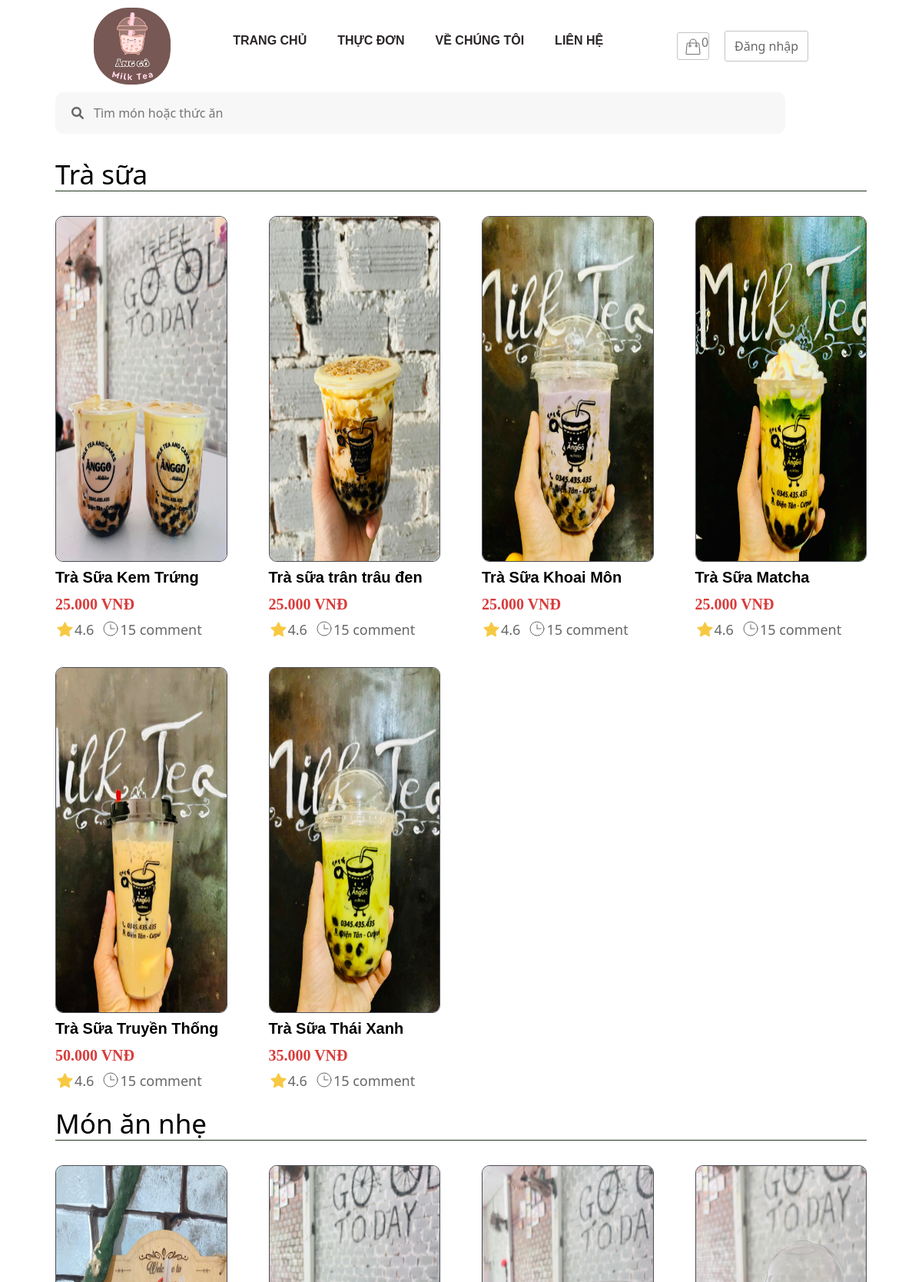
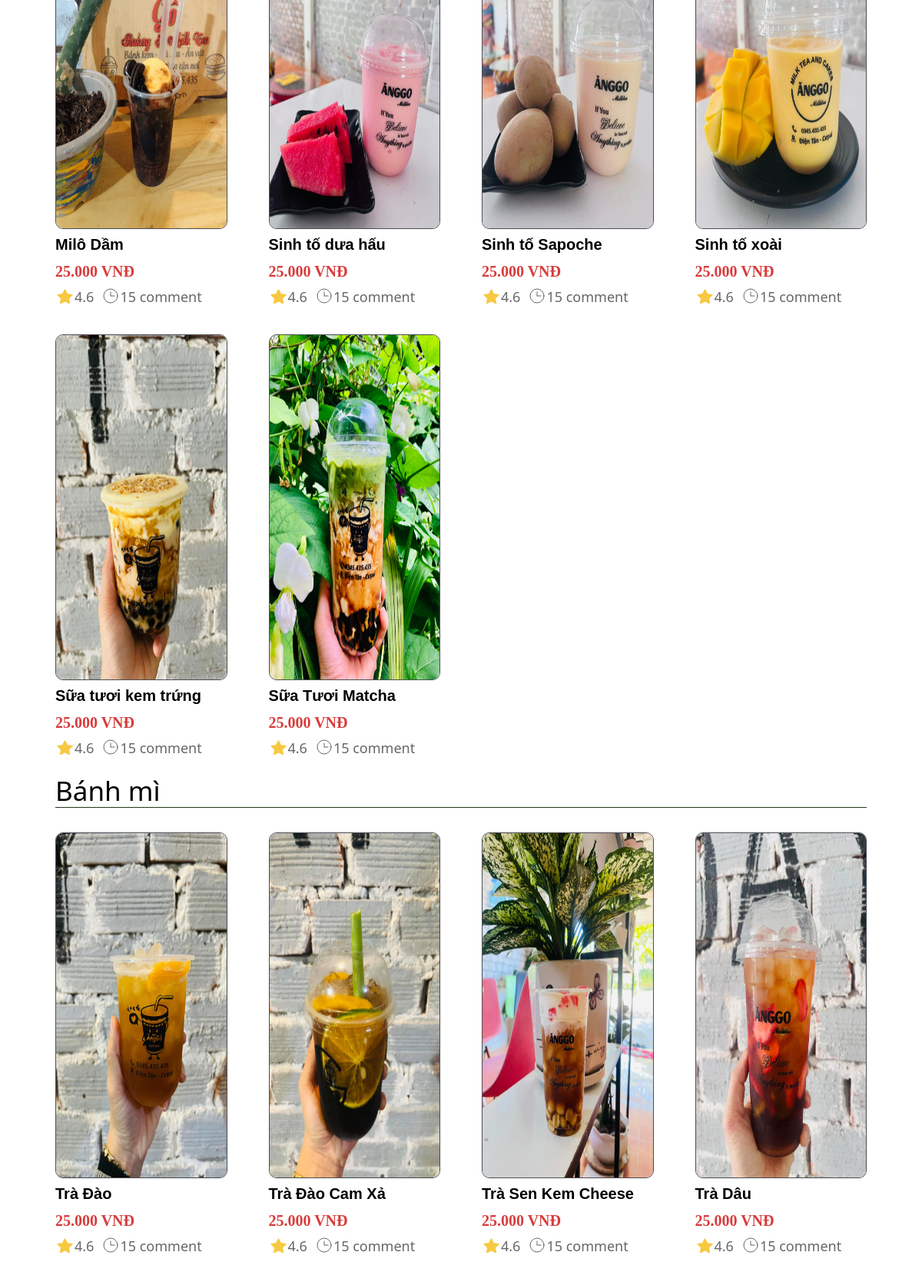
The page /thucdon.php?page=thucdon (upper part) on the database its author committed (2 pictures, top to bottom).
### tables this page shows
CREATE TABLE `product` (
  `id` int(11) NOT NULL,
  `title` varchar(200) NOT NULL,
  `price` float NOT NULL,
  `number` float NOT NULL,
  `thumbnail` varchar(500) NOT NULL,
  `content` longtext NOT NULL,
  `id_category` int(11) NOT NULL,
  `created_at` datetime DEFAULT NULL,
  `updated_at` datetime DEFAULT NULL
);

### database/dbhelper.php (called while the page is built, shortened)
<?php
function executeResult($sql)
{
	$con = mysqli_connect(HOST, USERNAME, PASSWORD, DATABASE);
	$result = mysqli_query($con, $sql);
	$data   = [];
	while ($row = mysqli_fetch_array($result, 1)) {
		$data[] = $row;
	}
	return $data;
}

### menu-con/trasua.php (the view, shortened to what this page needs)
<section class="recently">
                <div class="title">
                    <h1>Trà sữa</h1>
                </div>
                <div class="product-recently">
                    <div class="row">
                        <?php
                        $sql = 'select * from product where id_category=1';
                        $productList = executeResult($sql);
                        foreach ($productList as $item) {
                            echo '
                                <div class="col">
                                    <a href="details.php?id=' . $item['id'] . '">
                                        <img class="thumbnail" src="admin/product/' . $item['thumbnail'] . '" alt="" style="height: 450px;">
                                        <div class="title">
                                            <p>' . $item['title'] . '</p>
                                        </div>
                                        <div class="price">
                                            <span>' . number_format($item['price'], 0, ',', '.') . ' VNĐ</span>
                                        </div>
                                        <div class="more">
                                            <div class="star">
                                                <img src="images/icon/icon-star.svg" alt="">
                                                <span>4.6</span>
                                            </div>
                                            <div class="time">
                                                <img src="images/icon/icon-clock.svg" alt="">
                                                <span>15 comment</span>
                                            </div>
                                        </div>
                                    </a>
                                </div>
                                ';
                        }
                        ?>
                    </div>
                </div>
            </section>

### menu-con/monannhe.php (shortened to what this page needs)
<section class="recently">
                <div class="title">
                    <h1>Món ăn nhẹ</h1>
                </div>
                <div class="product-recently">
                    <div class="row">
                        <?php
                        $sql = 'select * from product where id_category=2';
                        $productList = executeResult($sql);
                        foreach ($productList as $item) {
                            echo '
                                <div class="col">
                                    <a href="details.php?id=' . $item['id'] . '">
                                        <img class="thumbnail" src="admin/product/' . $item['thumbnail'] . '" alt="" style="height: 450px;">
                                        <div class="title">
                                            <p>' . $item['title'] . '</p>
                                        </div>
                                        <div class="price">
                                            <span>' . number_format($item['price'], 0, ',', '.') . ' VNĐ</span>
                                        </div>
                                        <div class="more">
                                            <div class="star">
                                                <img src="images/icon/icon-star.svg" alt="">
                                                <span>4.6</span>
                                            </div>
                                            <div class="time">
                                                <img src="images/icon/icon-clock.svg" alt="">
                                                <span>15 comment</span>
                                            </div>
                                        </div>
                                    </a>
                                </div>
                                ';
                        }
                        ?>
                    </div>
                </div>
            </section>

### menu-con/banhmi.php (shortened to what this page needs)
<section class="recently">
                <div class="title">
                    <h1>Bánh mì</h1>
                </div>
                <div class="product-recently">
                    <div class="row">
                        <?php
                        $sql = 'select * from product where id_category=3';
                        $productList = executeResult($sql);
                        foreach ($productList as $item) {
                            echo '
                                <div class="col">
                                    <a href="details.php?id=' . $item['id'] . '">
                                        <img class="thumbnail" src="admin/product/' . $item['thumbnail'] . '" alt="" style="height: 450px;">
                                        <div class="title">
                                            <p>' . $item['title'] . '</p>
                                        </div>
                                        <div class="price">
                                            <span>' . number_format($item['price'], 0, ',', '.') . ' VNĐ</span>
                                        </div>
                                        <div class="more">
                                            <div class="star">
                                                <img src="images/icon/icon-star.svg" alt="">
                                                <span>4.6</span>
                                            </div>
                                            <div class="time">
                                                <img src="images/icon/icon-clock.svg" alt="">
                                                <span>15 comment</span>
                                            </div>
                                        </div>
                                    </a>
                                </div>
                                ';
                        }
                        ?>
                    </div>
                </div>
            </section>

### css/index.css (style rules this page uses)
body { margin: 0px; padding: 0px; font-family: SanomatGrabApp, -apple-system, BlinkMacSystemFont, Segoe UI, PingFang SC, Hiragino Sans GB, Microsoft YaHei, Helvetica Neue, Helvetica, Arial, sans-serif, Apple Color Emoji, Segoe UI Emoji, Segoe UI Symbol; }
section.main a { text-decoration: none; }
section.main section.recently { padding-bottom: 1rem; }
section.main section.recently .title h1 { font-size: 35px; margin: 0px; padding: 0px; color: black; }
section.main section.recently .product-recently { padding-top: 2rem; }
section.main section.recently .product-recently .row { display: grid; grid-template-columns: auto auto auto auto; grid-column-gap: 30px; grid-row-gap: 30px; }
section.main section.recently .product-recently .row .col img { width: 100%; border-radius: 10px; }
section.main section.recently .product-recently .row .col img.thumbnail { border: 1px solid rgb(76, 78, 85); transition: 0.1s; }
section.main section.recently .product-recently .row .col .title p { font-size: 20px; font-weight: 600; padding: 0px; margin: 5px 0; color: black; font-family: "Encode Sans SC", sans-serif; }
section.main section.recently .product-recently .row .col .price span { padding: 10px 0; color: #676767; font-size: 20px; font-weight: 600; color: rgba(207, 16, 16, 0.815); font-family: "Bebas Neue", cursive; }
section.main section.recently .product-recently .row .col .more { display: flex; color: #676767; padding: 5px 0; font-size: 18px; }
section.main section.recently .product-recently .row .col .more .star { display: flex; align-items: center; justify-content: center; }
section.main section.recently .product-recently .row .col .more .star img { width: 25px; height: 25px; }
section.main section.recently .product-recently .row .col .more .time { display: flex; padding: 0 10px; }
section.main section.recently .product-recently .row .col .more .time img { width: 24px; height: 24px; }

### thucdon.php (style rules this page uses)
section.main section.recently .title h1 { border-bottom: 1px solid rgb(35, 54, 30); }

### rows shown on the page
product: thumbnail (picture), title "Trà Sữa Kem Trứng", price "25.000"
product: thumbnail (picture), title "Trà sữa trân trâu đen", price "25.000"
product: thumbnail (picture), title "Trà Sữa Khoai Môn", price "25.000"
product: thumbnail (picture), title "Trà Sữa Matcha", price "25.000"
product: thumbnail (picture), title "Trà Sữa Truyền Thống", price "50.000"
product: thumbnail (picture), title "Trà Sữa Thái Xanh", price "35.000"
product: thumbnail (picture), title "Milô Dầm", price "25.000"
product: thumbnail (picture), title "Sinh tố dưa hấu", price "25.000"
product: thumbnail (picture), title "Sinh tố Sapoche", price "25.000"
product: thumbnail (picture), title "Sinh tố xoài", price "25.000"
product: thumbnail (picture), title "Sữa tươi kem trứng", price "25.000"
product: thumbnail (picture), title "Sữa Tươi Matcha", price "25.000"
product: thumbnail (picture), title "Trà Đào", price "25.000"
product: thumbnail (picture), title "Trà Đào Cam Xả", price "25.000"
product: thumbnail (picture), title "Trà Sen Kem Cheese", price "25.000"
product: thumbnail (picture), title "Trà Dâu", price "25.000"

### other values the page prints
$count "0"
